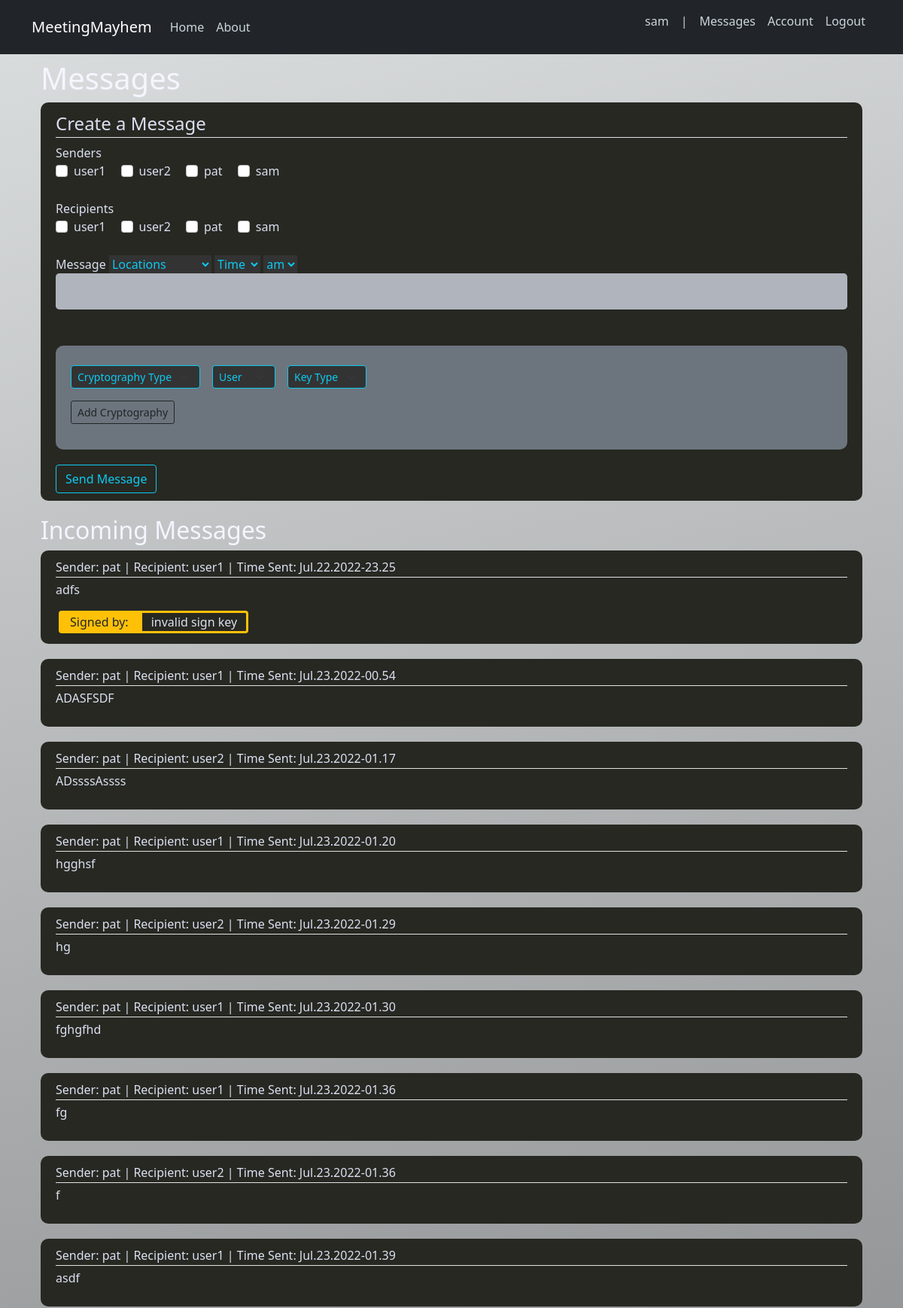
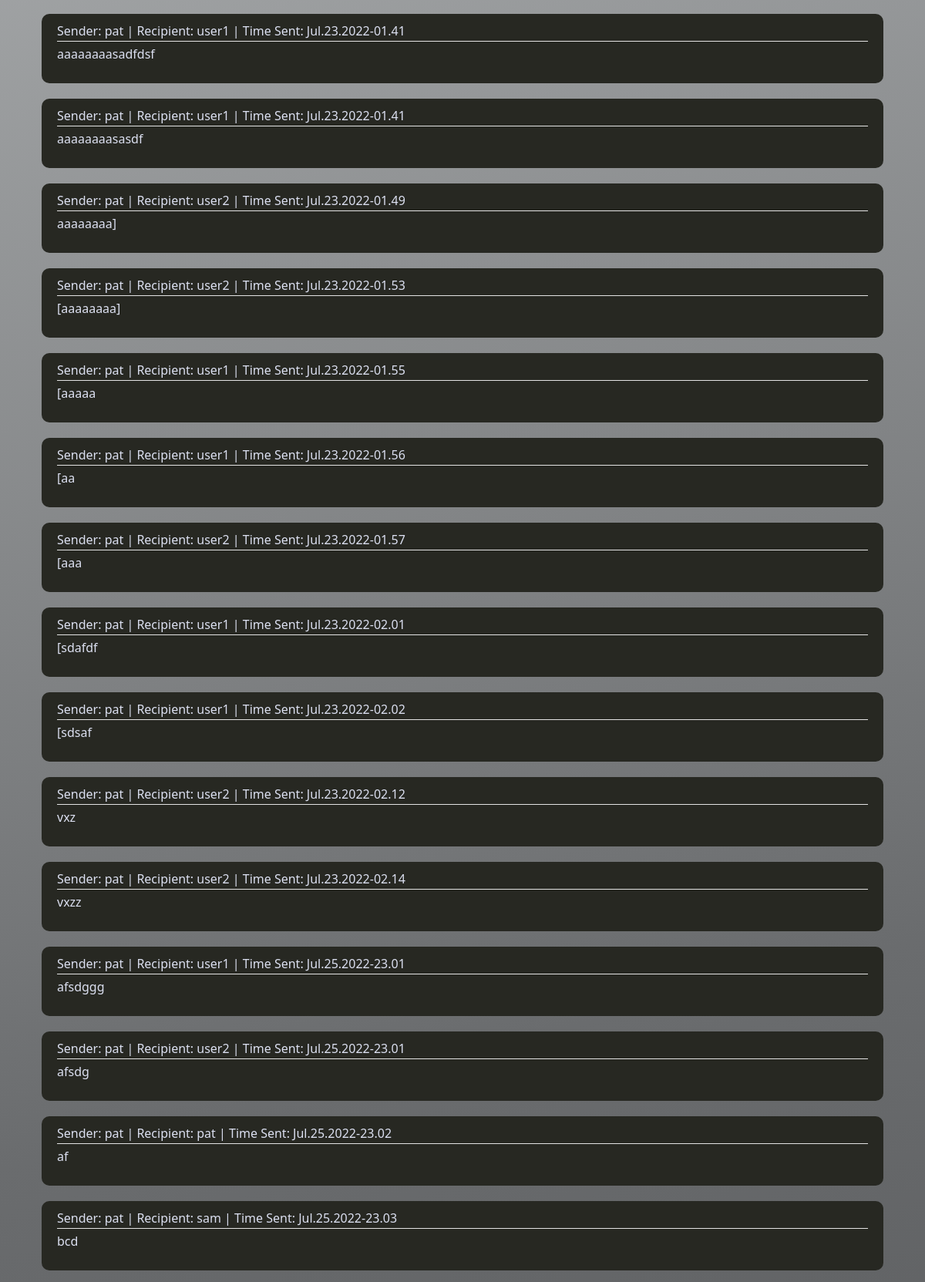
The page /messages (signed in, upper part) on the database its author committed (2 pictures, top to bottom).
### MeetingMayhem/models.py (models this page shows, shortened)
class User(db.Model, UserMixin):
    id = db.Column(db.Integer, primary_key=True)
    username = db.Column(db.String(20), unique=True, nullable=False)
    email = db.Column(db.String(120), unique=True, nullable=False)
    password = db.Column(db.String(60), nullable=False)
    role = db.Column(db.Integer, nullable=False) #dictates what role the account is
    game = db.Column(db.Integer, db.ForeignKey('game.id'), nullable=True)
    """
    roles: 1 - admin, 2 - GM, 3 - adversary, 4 - user, 5 - spectator, 6 - inactive
    admin: is able to changes the roles of the users incase we need to do this
    GM: game master, puts different users and adversaries into a specific game instance
    adversary: edits messages from users
    user: plays the game
    spectator: is able to see results for game, probably also messages for each round
    inactive: removed from game, unable to play
    we might also want to make a role thats both an adversary and a user at some point
    """

class Message(db.Model):
    id = db.Column(db.Integer, primary_key=True)
    round = db.Column(db.Integer, nullable=False) #keeps track of which round the message needs to be displayed for users in
    game = db.Column(db.Integer, db.ForeignKey('game.id'), nullable=False)
    sender = db.Column(db.String, nullable=False)
    recipient = db.Column(db.String, nullable=False)
    content = db.Column(db.Text, nullable=False)
    is_edited = db.Column(db.Boolean, nullable=False)
    new_sender = db.Column(db.String, nullable=True)
    new_recipient = db.Column(db.String, nullable=True)
    edited_content = db.Column(db.Text, nullable=True)
    is_deleted = db.Column(db.Boolean, nullable=False) #keeps track if the adversary "deleted" the message
    adv_created = db.Column(db.Boolean, nullable=False) #keeps track if the adversary made this message
    is_encrypted = db.Column(db.Boolean, nullable=False, default=False) #keeps track of whether the message is encrypted or not
    encryption_details = db.Column(db.String, nullable=False, default="Null") #keeps track of username of recipient(s) and which key was used to encrypt
    is_signed = db.Column(db.Boolean, nullable=False, default=False) #keeps track of whether the message is signed or not
    signed_details = db.Column(db.String, nullable=False, default="Null") #keeps track of username of sender and which key was used to sign
    adv_submitted = db.Column(db.Boolean, nullable=False, default=False) #keeps track of whether message has been seen and forwarded by the adv so user can see it
    time_sent = db.Column(db.String, nullable=False, default="Null") # keeps track of when a message was sent by initial sender
    time_recieved = db.Column(db.String, nullable=False, default="Null") # keeps track of when a message has been recieved by intended recipient
    initial_is_encrypted = db.Column(db.Boolean, nullable=False, default=False) # keeps track of whether message was initially encrypted or not
    initial_encryption_details = db.Column(db.String, nullable=False, default="Null") # keeps track of original encryption details
    initial_is_signed = db.Column(db.Boolean, nullable=False, default=False) # keeps track of whether message was initially signed or not
    initial_signed_details = db.Column(db.String, nullable=False, default="Null") # keeps track of original signed details
    time_meet = db.Column(db.String, default="Null") # keeps track of the time user chooses to meet
    location_meet = db.Column(db.String, default="Null") # keeps track of the location user chooses to meet
    time_am_pm = db.Column(db.String, default="Null") # keeps track of the choice between am and pm for time

### MeetingMayhem/routes.py (the view, shortened to what this page needs)
@app.route('/messages', methods=['GET', 'POST']) #POST is enabled here so that users can give the website information to create messages with
@login_required
def messages():
	if not current_user.game:
		flash(f'You are not currently in a game. Please have your game master put you in a game.', 'danger')
		return render_template('home.html', title='Home')
	display_message = None
	if (current_user.role==3):
		return adv_messages_page()

### MeetingMayhem/forms.py (shortened to what this page needs)
class MessageForm(FlaskForm):
	content = StringField('Message', validators=[DataRequired()])
	submit = SubmitField('Send Message')
	encryption_and_signed_keys = StringField('Key(s)')
	meet_location = SelectField('locations', choices=["Locations", "Park", "Garage", "Alley", "Cafe", "Parking", "Rooftop", "Bus Stop", "Subway Station"])
	meet_time = SelectField('time', choices=["Time", "1:00", "2:00", "3:00", "4:00", "5:00", "6:00", "7:00", "8:00", "9:00", "10:00", "11:00", "12:00"])
	meet_am_pm = SelectField('am_pm', choices=["am", "pm"], default="am")

class AdversaryMessageEditForm(FlaskForm):
	edited_content = StringField('Edited Message')
	meet_location = SelectField('locations', choices=["Locations", "Park", "Garage", "Alley", "Cafe", "Parking", "Rooftop", "Bus Stop", "Subway Station"])
	meet_time = SelectField('time', choices=["Time", "1:00", "2:00", "3:00", "4:00", "5:00", "6:00", "7:00", "8:00", "9:00", "10:00", "11:00", "12:00"])
	meet_am_pm = SelectField('am_pm', choices=["am", "pm"], default="am")
	msg_num = IntegerField()
	submit_edits = SubmitField('Forward Message')
	send_no_change = SubmitField('Forward Message (no changes)')
	delete_msg = SubmitField('Delete Message')
	encryption_and_signed_keys = StringField('Key(s)')

### MeetingMayhem/helper.py (called while the page is built, shortened)
def can_decrypt(user, encryption_keys, is_encrypted, sender):
    if user.role == 3:
        if is_encrypted == False:
            return True
        list_of_keys = str_to_list(encryption_keys, [])
        if "invalid encrypted key" in list_of_keys:
            return True
        return False

### MeetingMayhem/models.py (called while the page is built)
@login_manager.user_loader #tells login manager that this is the user loader function
def load_user(user_id):
    return User.query.get(int(user_id))

### MeetingMayhem/templates/adversary_messages.html (shortened to what this page needs)
{% import 'messages.j2' as messages %}
{% extends "layout.html" %}
{% block content %}
    <h1>Messages</h1>
    <div class="content-section">
        <form method="POST" action="">
            <fieldset class="form-group">
                <legend class="border-bottom mb4">Create a Message</legend>
                <div class="form-group">
                <label class="form-control-label" for="name">Senders</label> <br/>
                {% for username in usernames %}
                    <div class="form-check form-check-inline">
                        <input class="form-check-input" type="checkbox" id="inlineCheckbox1" name="senders" value="{{ username }}, ">
                        <label class="form-check-label" for="inlineCheckbox1">{{ username }}</label>
                    </div>
                {% endfor %}
                </div> <br/>
                <div class="form-group">
                <label class="form-control-label" for="name">Recipients</label> <br/>
                {% for username in usernames %}
                    <div class="form-check form-check-inline">
                        <input class="form-check-input" type="checkbox" id="inlineCheckbox1" name="recipients" value="{{ username }}, ">
                        <label class="form-check-label" for="inlineCheckbox1">{{ username }}</label>
                    </div>
                {% endfor %}
                </div> <br/>
                <div class="form-group">
                    {{ msg_form.content.label(class="form-control-label") }}
                    {{ msg_form.meet_location (class="gray-blue") }}
                    {{ msg_form.meet_time (class="gray-blue")}}
                    {{ msg_form.meet_am_pm (class="gray-blue") }}
                    {% if msg_form.content.errors %}
                        {{ msg_form.content(class="form-control form-control-lg is-invalid") }}
                        <div class="invalid-feedback">
                            {% for errors in msg_form.content.errors %}
                                <span>{{ errors }}</span>
                            {% endfor %}
                        </div>
                    {% else %}
                        {{ msg_form.content(class="form-control form-control-lg") }}
                    {% endif %}
                </div> <br>
			 <br/>
		  </fieldset>
		  <div class="content-section bg-secondary">
			 <div class="row g-3 align-items-center">
				<div class="col-auto">
				   <select id="cryptography_type_select" class="form-select form-select-sm mb-3 gray-blue" aria-label=".form-select-lg example">
					  <option value= "-1" selected>Cryptography Type</option>
				   </select>
				</div>
				<div class="col-auto">
				   <select id="cryptography_user_select" class="form-select form-select-sm mb-3 gray-blue" aria-label=".form-select-lg example">
					  <option value= "-1" selected>User</option>
				   </select>
				</div>
				<div class="col-auto">
				   <select id="cryptography_key_select" class="form-select form-select-sm mb-3 gray-blue" aria-label=".form-select-lg example">
					  <option value= "-1" selected>Key Type</option>
				   </select>
				</div>
			 </div>
			 <button type="button" class="btn btn-sm btn-outline-dark" onclick="addCryptography()">Add Cryptography</button>
			 <br/><br/>
		  </div>
		  <div class="form-group">
			 {{ msg_form.submit(class="btn btn-outline-info") }}
		  </div>
	   </form>
	</div>
	<div id="Incoming_Messages">
	<h2>Incoming Messages</h2>
	{% if msgs %}
	{% for msg in msgs%}
		<article id="disp-msg-{{(msg[0]).id}}" class="option media content-section" onclick="select_msg(this, {{(msg[0]).id}})">
			<div class="media-body">
				<div class="article-metadata">
				{% if msg[0].is_edited %}
					{% if msg[0].new_sender %}
					<a>New Sender: {{ msg[0].new_sender }} | </a>
					{% else %}
					<a>Sender: {{ msg[0].sender }} | </a>
					{% endif %}
					{% if msg[0].new_recipient %}
					<a>New Recipient: {{ msg[0].new_recipient }}</a>
					{% else %}
					<a>Recipient: {{ msg[0].recipient }}</a>
                    {% endif %}
                    <a> | Time Sent: {{ msg[0].time_sent }}</a>
					{% if msg[0].adv_created %}
					<a> | This msg was created by the adversary.</a>
					{% endif %}
					{% if msg[0].is_deleted %}
					<a> | This msg has been deleted.</a>
					{% else %}
					<a> | This msg has been edited.</a>
					{% endif %}
				{% else %}
					<a>Sender: {{ msg[0].sender }} | </a>
					<a>Recipient: {{ msg[0].recipient }}</a>
                    <a> | Time Sent: {{ msg[0].time_sent }}</a>
				{% endif %}
				</div>
				{% if not msg[1] %}
				<p id="msg-content-{{msg[0].id}}" class="article-content">--CANNOT DECRYPT--</p>
				{% else %}
					{% if msg[0].is_edited %}
					<p id="msg-content-{{msg[0].id}}" class="article-content">{{ msg[0].edited_content }}</p>
					{% else %}
					<p id="msg-content-{{msg[0].id}}" class="article-content">{{ msg[0].content }}</p>
					{% endif %}
				{% endif %}
			</div>
				{% if msg[0].is_signed %}
				<div class="m-1 row">
					<div class="rounded-start d-inline col-md-auto bg-warning text-dark border border-3 border-warning">Signed by:</div>
					<div class="rounded-end d-inline col-md-auto border border-3 border-warning">{{ msg[0].signed_details }}</div>
				</div>
				{% endif %}
			</article>
	{% endfor %}
	{% else %}
	<legend class="border-bottom mb4">No messages</legend><br/>
	{% endif %}
	</div>
{% endblock content %}

### MeetingMayhem/templates/layout.html (shortened to what this page needs)
<!DOCTYPE html>
<html>
<head>
    <link href="https://cdn.jsdelivr.net/npm/bootstrap@5.0.0/dist/css/bootstrap.min.css" rel="stylesheet">
	<link rel="stylesheet" type="text/css" href="{{ url_for('static', filename='main.css') }}">
</head>
<body>
    <header class="site-header">
        <nav class="navbar navbar-expand-md navbar-dark bg-dark fixed-top">
            <div class="container">
            <a class="navbar-brand mr-4" href="/">MeetingMayhem</a>
            <div class="collapse navbar-collapse" id="navbarToggle">
                <div class="navbar-nav mr-auto">
                <a class="nav-item nav-link" href="{{ url_for('home') }}">Home</a>
                <a class="nav-item nav-link" href="{{ url_for('about') }}">About</a>
                </div>
                <div class="navbar-nav ms-auto">
                    {% if current_user.is_authenticated %}
                        <p class="nav-item nav-link" >{{ current_user.username }}</p>
                        <p class="nav-item nav-link">|</p>
                        {% if current_user.game != None %}
                        <a class="nav-item nav-link" href="{{ url_for('messages') }}">Messages</a>
                        {% endif %}
                        <a class="nav-item nav-link" href="{{ url_for('account') }}">Account</a>
                        <a class="nav-item nav-link" href="{{ url_for('logout') }}">Logout</a>
                    {% else %}
                        <a class="nav-item nav-link" href="{{ url_for('login') }}">Login</a>
                        <a class="nav-item nav-link" href="{{ url_for('register') }}">Register</a>
                    {% endif %}
                </div>
            </div>
            </div>
        </nav>
    </header>
    <main role="main" class="container" style="width:100%;">
    <div class="row" style="width:100%;margin:auto;">
        <div style="width:100%;">
        {% block content %}{% endblock %}
    </div>
    </main>
</body>
</html>

### MeetingMayhem/static/main.css (style rules this page uses)
html { height:100%; }
body { background: rgb(0,0,0); background: linear-gradient(346deg, rgba(0,0,0,1) 0%, rgba(10,10,47,1) 15%, rgba(86,103,131,1) 67%, rgba(190,230,245,1) 100%); color: #444; margin-top: 5rem; background-attachment: fixed; }
h1, h2, h3, h4, h5, h6 { color: white; }
.gray-blue { background-color: #333333; color: #0dcaf0; border-color:#0dcaf0; }
.site-header .navbar-nav .nav-link { color: #cbd5db; }
.content-section { background: #888888; padding: 10px 20px; border: 1px solid #dddddd; border-radius: 3px; margin-bottom: 20px; }
.article-content { white-space: pre-line; }
.article-metadata { padding-bottom: 1px; margin-bottom: 4px; border-bottom: 1px solid #e3e3e3 }

### MeetingMayhem/templates/layout.html (style rules this page uses)
body { background: rgb(0,0,0); background: linear-gradient(346deg, rgba(0,0,0,1) 0%, rgb(19, 19, 22) 10%, rgb(106, 108, 110) 64%, rgb(219, 222, 223) 100%); color: #444; margin-top: 5rem; background-attachment: fixed; color:#dce0f1; }
h1, h2, h3, h4, h5, h6 { color: #f5f5ff; }
.content-section { background: #272822; padding: 10px 20px; border:none; border-radius: 10px; margin-bottom: 20px; }
input[type=text], select { background-color:#b0b4bd; border:none; }

### rows shown on the page
User: username "sam"
User: username "user1"
User: username "user2"
User: username "pat"
Message: sender "pat", recipient "user1", time_sent "Jul.22.2022-23.25", content "adfs", signed_details "invalid sign key"
Message: sender "pat", recipient "user1", time_sent "Jul.23.2022-00.54", content "ADASFSDF"
Message: sender "pat", recipient "user2", time_sent "Jul.23.2022-01.17", content "ADssssAssss"
Message: sender "pat", recipient "user1", time_sent "Jul.23.2022-01.20", content "hgghsf"
Message: sender "pat", recipient "user2", time_sent "Jul.23.2022-01.29", content "hg"
Message: sender "pat", recipient "user1", time_sent "Jul.23.2022-01.30", content "fghgfhd"
Message: sender "pat", recipient "user1", time_sent "Jul.23.2022-01.36", content "fg"
Message: sender "pat", recipient "user2", time_sent "Jul.23.2022-01.36", content "f"
Message: sender "pat", recipient "user1", time_sent "Jul.23.2022-01.39", content "asdf"
Message: sender "pat", recipient "user1", time_sent "Jul.23.2022-01.41", content "aaaaaaaasadfdsf"
Message: sender "pat", recipient "user1", time_sent "Jul.23.2022-01.41", content "aaaaaaaasasdf"
Message: sender "pat", recipient "user2", time_sent "Jul.23.2022-01.49", content "aaaaaaaa]"
Message: sender "pat", recipient "user2", time_sent "Jul.23.2022-01.53", content "[aaaaaaaa]"
Message: sender "pat", recipient "user1", time_sent "Jul.23.2022-01.55", content "[aaaaa"
Message: sender "pat", recipient "user1", time_sent "Jul.23.2022-01.56", content "[aa"
Message: sender "pat", recipient "user2", time_sent "Jul.23.2022-01.57", content "[aaa"
Message: sender "pat", recipient "user1", time_sent "Jul.23.2022-02.01", content "[sdafdf"
Message: sender "pat", recipient "user1", time_sent "Jul.23.2022-02.02", content "[sdsaf"
Message: sender "pat", recipient "user2", time_sent "Jul.23.2022-02.12", content "vxz"
Message: sender "pat", recipient "user2", time_sent "Jul.23.2022-02.14", content "vxzz"
Message: sender "pat", recipient "user1", time_sent "Jul.25.2022-23.01", content "afsdggg"
Message: sender "pat", recipient "user2", time_sent "Jul.25.2022-23.01", content "afsdg"
Message: sender "pat", recipient "pat", time_sent "Jul.25.2022-23.02", content "af"
Message: sender "pat", recipient "sam", time_sent "Jul.25.2022-23.03", content "bcd"

### other values the page prints
{{ msg_form.content.label(class="form-control-label") }} "Message"
